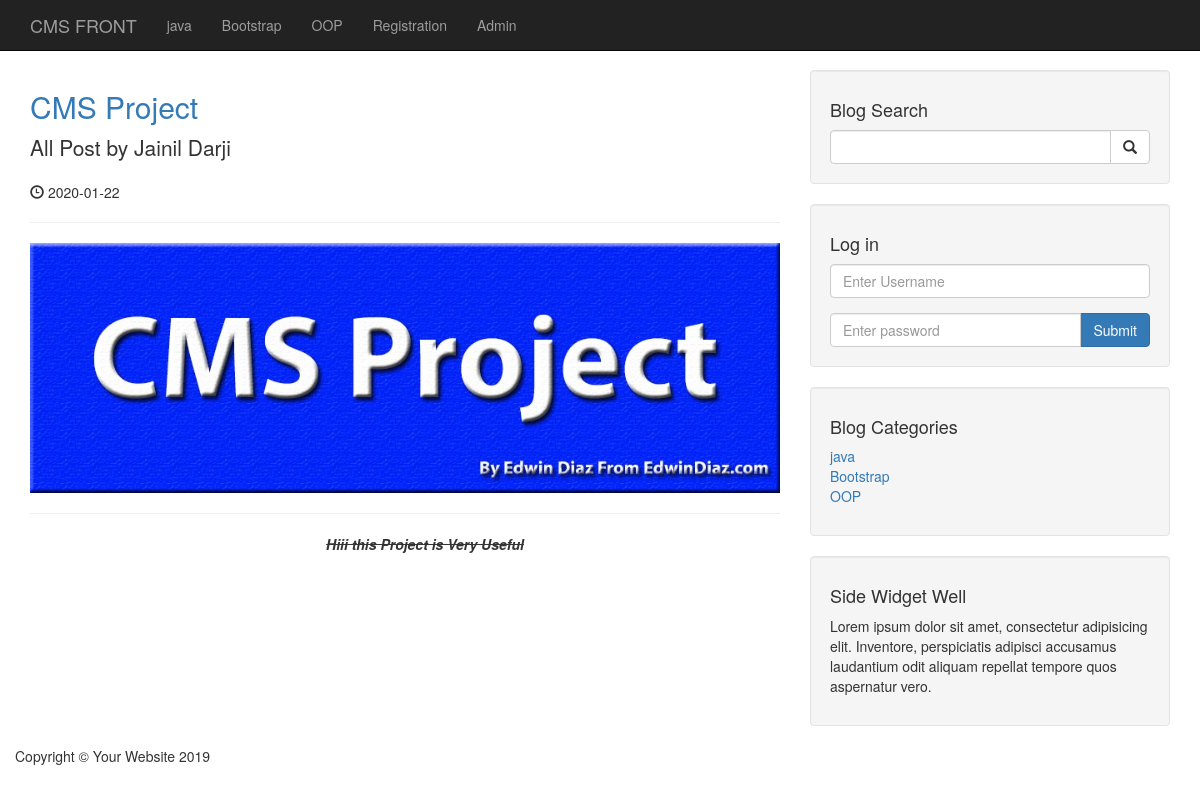
Screenshot of /author_posts.php?author=Jainil Darji  &p_id=45 with the database file from the repository.
### tables this page shows
CREATE TABLE `categories` (
  `cat_id` int(3) NOT NULL,
  `cat_title` varchar(255) NOT NULL
);

CREATE TABLE `posts` (
  `post_id` int(3) NOT NULL,
  `post_category_id` int(3) NOT NULL,
  `post_title` varchar(255) NOT NULL,
  `post_author` varchar(255) NOT NULL,
  `post_date` date NOT NULL,
  `post_image` text NOT NULL,
  `post_content` text NOT NULL,
  `post_tags` varchar(255) NOT NULL,
  `post_comment_count` varchar(255) NOT NULL,
  `post_status` varchar(255) NOT NULL DEFAULT 'draft',
  `post_views_count` int(11) NOT NULL
);

### author_posts.php (the view, shortened to what this page needs)
<?php
include "includes/db.php";
include "includes/header.php";
?>
            <?php include "includes/navigation.php";
?>
    <div class="container">
        <div class="row">
            <div class="col-md-8">
        <?php
                if(isset($_GET['p_id'])){
                    $the_post_author  = $_GET['author'];
                }
          $query = "select * from posts WHERE post_author ='{$the_post_author}' ";
          $select_all_posts_query= mysqli_query($connection, $query);
            while($row=mysqli_fetch_assoc($select_all_posts_query))
            {
              $post_title =$row['post_title'];
              $post_author=$row['post_author'];
              $post_date=$row['post_date'];
              $post_image=$row['post_image'];
              $post_content=$row['post_content'];
           ?>
                <h2>
                    <a href="#"><?php echo $post_title;?></a>
                </h2>
                <p class="lead">
                  All Post by <?php echo $post_author;?>
                </p>
                <p><span class="glyphicon glyphicon-time"></span> <?php echo $post_date;?></p>
                <hr>
                <img class="img-responsive" src="images/<?php echo $post_image;?>" alt="">
                <hr>
                <p><?php echo $post_content;?></p>
            <?php } ?>
            </div>
            <?php
            include "includes/sidebar.php";
            ?>
<?php
include "includes/footer.php";
?>

### includes/navigation.php (shortened to what this page needs)
<nav class="navbar navbar-inverse navbar-fixed-top" role="navigation">
      <div class="container">
          <div class="navbar-header">
              <a class="navbar-brand" href="./index.php">CMS FRONT</a>
          </div>
          <div class="collapse navbar-collapse" id="bs-example-navbar-collapse-1">
              <ul class="nav navbar-nav">
      <?php
          $query="SELECT * FROM categories";
          $select_all_categories_query= mysqli_query($connection,$query);
          while($row=mysqli_fetch_assoc($select_all_categories_query))
          {
            $cat_title =$row['cat_title'];
              echo"<li><a href='#'>{$cat_title}</a></li>";
          }
      ?>
                <li>
                      <a href="registration.php">Registration</a>
                  </li>
                     <li>
                      <a href="Admin">Admin</a>
                  </li>
              </ul>
          </div>
      </div>
  </nav>

### includes/sidebar.php
<div class="col-md-4">
                <div class="well">
                 <h4>Blog Search</h4>
                    <form autocomplete="off" action="search.php" method="post">
                    <div class="input-group">
                        <input  type="text" name="search" class="form-control">
                        <span class="input-group-btn">
                            <button name="submit" class="btn btn-default" type="submit">
                                <span class="glyphicon glyphicon-search"></span>
                        </button>
                        </span>
                    </div>
                        </form>
                </div>
                <div class="well">
                 <h4>Log in</h4>
                    <form action="includes/login.php" method="post">
                    <div class="form-group">
                        <input  type="text" name="username" class="form-control" placeholder="Enter Username">
                    </div>
                        <div class="input-group">
                        <input  type="password" name="password" class="form-control" placeholder="Enter password">
                     <span class="input-group-btn">
                     <button type="submit" class="btn btn-primary" name="login" >Submit</button>
                      </span>
                        </div>
               </form>
                </div>
                <div class="well">
         <?php
            $query="SELECT * FROM categories";
            $select_categories_sidebar= mysqli_query($connection,$query);
        ?>
                    <h4>Blog Categories</h4>
                    <div class="row">
                        <div class="col-lg-12">
                            <ul class="list-unstyled">
             <?php
             while($row = mysqli_fetch_assoc($select_categories_sidebar))
            {
              $cat_title = $row['cat_title'];
              $cat_id = $row['cat_id'];
                echo"<li><a href='category.php?category=$cat_id'>{$cat_title}</a></li>";
            }
                  ?>
                             </ul>
                        </div>
                    </div>
                </div>
                <?php
                        include "widget.php";
                ?>
            </div>

### css/blog-home.css (style rules this page uses)
body { padding-top: 70px; }

### rows the page displays
categories: cat_title "java"
categories: cat_title "Bootstrap"
categories: cat_title "OOP"
posts: post_title "CMS Project", post_author "Jainil Darji", post_date "2020-01-22", post_image (picture), post_content "Hiii this Project is Very Useful"
